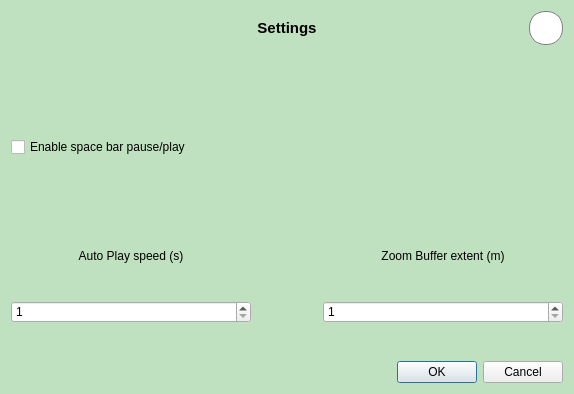
<?xml version="1.0" encoding="UTF-8"?>
<ui version="4.0">
 <class>FeatureNavigatorSettingsDialogBase</class>
 <widget class="QDialog" name="FeatureNavigatorSettingsDialogBase">
  <property name="windowModality">
   <enum>Qt::ApplicationModal</enum>
  </property>
  <property name="geometry">
   <rect>
    <x>0</x>
    <y>0</y>
    <width>574</width>
    <height>394</height>
   </rect>
  </property>
  <property name="sizePolicy">
   <sizepolicy hsizetype="Preferred" vsizetype="Preferred">
    <horstretch>0</horstretch>
    <verstretch>0</verstretch>
   </sizepolicy>
  </property>
  <property name="minimumSize">
   <size>
    <width>419</width>
    <height>237</height>
   </size>
  </property>
  <property name="maximumSize">
   <size>
    <width>524287</width>
    <height>524287</height>
   </size>
  </property>
  <property name="baseSize">
   <size>
    <width>0</width>
    <height>0</height>
   </size>
  </property>
  <property name="palette">
   <palette>
    <active>
     <colorrole role="Button">
      <brush brushstyle="SolidPattern">
       <color alpha="255">
        <red>192</red>
        <green>225</green>
        <blue>192</blue>
       </color>
      </brush>
     </colorrole>
     <colorrole role="Base">
      <brush brushstyle="SolidPattern">
       <color alpha="255">
        <red>192</red>
        <green>225</green>
        <blue>192</blue>
       </color>
      </brush>
     </colorrole>
     <colorrole role="Window">
      <brush brushstyle="SolidPattern">
       <color alpha="255">
        <red>192</red>
        <green>225</green>
        <blue>192</blue>
       </color>
      </brush>
     </colorrole>
    </active>
    <inactive>
     <colorrole role="Button">
      <brush brushstyle="SolidPattern">
       <color alpha="255">
        <red>192</red>
        <green>225</green>
        <blue>192</blue>
       </color>
      </brush>
     </colorrole>
     <colorrole role="Base">
      <brush brushstyle="SolidPattern">
       <color alpha="255">
        <red>192</red>
        <green>225</green>
        <blue>192</blue>
       </color>
      </brush>
     </colorrole>
     <colorrole role="Window">
      <brush brushstyle="SolidPattern">
       <color alpha="255">
        <red>192</red>
        <green>225</green>
        <blue>192</blue>
       </color>
      </brush>
     </colorrole>
    </inactive>
    <disabled>
     <colorrole role="Button">
      <brush brushstyle="SolidPattern">
       <color alpha="255">
        <red>192</red>
        <green>225</green>
        <blue>192</blue>
       </color>
      </brush>
     </colorrole>
     <colorrole role="Base">
      <brush brushstyle="SolidPattern">
       <color alpha="255">
        <red>192</red>
        <green>225</green>
        <blue>192</blue>
       </color>
      </brush>
     </colorrole>
     <colorrole role="Window">
      <brush brushstyle="SolidPattern">
       <color alpha="255">
        <red>192</red>
        <green>225</green>
        <blue>192</blue>
       </color>
      </brush>
     </colorrole>
    </disabled>
   </palette>
  </property>
  <property name="windowTitle">
   <string>Feature Navigator Settings</string>
  </property>
  <property name="styleSheet">
   <string notr="true">QDialog {
    background-color: #c0e1c0;
}</string>
  </property>
  <layout class="QGridLayout" name="gridLayout">
   <property name="sizeConstraint">
    <enum>QLayout::SetMinimumSize</enum>
   </property>
   <item row="0" column="0">
    <layout class="QGridLayout" name="gridLayout_2">
     <item row="6" column="5">
      <widget class="QSpinBox" name="bufferSpinBox">
       <property name="minimum">
        <number>1</number>
       </property>
       <property name="maximum">
        <number>999</number>
       </property>
      </widget>
     </item>
     <item row="5" column="0">
      <widget class="QLabel" name="speedLabel">
       <property name="text">
        <string>Auto Play speed (s)</string>
       </property>
       <property name="alignment">
        <set>Qt::AlignCenter</set>
       </property>
      </widget>
     </item>
     <item row="1" column="0">
      <spacer name="verticalSpacer_3">
       <property name="orientation">
        <enum>Qt::Vertical</enum>
       </property>
       <property name="sizeHint" stdset="0">
        <size>
         <width>20</width>
         <height>40</height>
        </size>
       </property>
      </spacer>
     </item>
     <item row="6" column="1">
      <spacer name="verticalSpacer">
       <property name="orientation">
        <enum>Qt::Vertical</enum>
       </property>
       <property name="sizeHint" stdset="0">
        <size>
         <width>20</width>
         <height>40</height>
        </size>
       </property>
      </spacer>
     </item>
     <item row="0" column="0">
      <spacer name="horizontalSpacer">
       <property name="orientation">
        <enum>Qt::Horizontal</enum>
       </property>
       <property name="sizeHint" stdset="0">
        <size>
         <width>40</width>
         <height>20</height>
        </size>
       </property>
      </spacer>
     </item>
     <item row="3" column="1">
      <spacer name="verticalSpacer_2">
       <property name="orientation">
        <enum>Qt::Vertical</enum>
       </property>
       <property name="sizeHint" stdset="0">
        <size>
         <width>20</width>
         <height>40</height>
        </size>
       </property>
      </spacer>
     </item>
     <item row="7" column="5">
      <widget class="QDialogButtonBox" name="buttonBox">
       <property name="standardButtons">
        <set>QDialogButtonBox::Cancel|QDialogButtonBox::Ok</set>
       </property>
      </widget>
     </item>
     <item row="6" column="0">
      <widget class="QSpinBox" name="speedSpinBox">
       <property name="minimum">
        <number>1</number>
       </property>
       <property name="maximum">
        <number>999</number>
       </property>
      </widget>
     </item>
     <item row="2" column="0">
      <widget class="QCheckBox" name="spacebarcheckBox">
       <property name="text">
        <string>Enable space bar pause/play</string>
       </property>
      </widget>
     </item>
     <item row="5" column="5">
      <widget class="QLabel" name="bufferLabel">
       <property name="text">
        <string>Zoom Buffer extent (m)</string>
       </property>
       <property name="alignment">
        <set>Qt::AlignCenter</set>
       </property>
      </widget>
     </item>
     <item row="0" column="1" alignment="Qt::AlignHCenter">
      <widget class="QLabel" name="label">
       <property name="font">
        <font>
         <pointsize>11</pointsize>
         <weight>75</weight>
         <bold>true</bold>
        </font>
       </property>
       <property name="text">
        <string>Settings</string>
       </property>
       <property name="alignment">
        <set>Qt::AlignCenter</set>
       </property>
      </widget>
     </item>
     <item row="0" column="5" alignment="Qt::AlignRight">
      <widget class="QPushButton" name="helpButton">
       <property name="sizePolicy">
        <sizepolicy hsizetype="Fixed" vsizetype="Fixed">
         <horstretch>0</horstretch>
         <verstretch>0</verstretch>
        </sizepolicy>
       </property>
       <property name="layoutDirection">
        <enum>Qt::LeftToRight</enum>
       </property>
       <property name="styleSheet">
        <string notr="true">QPushButton {
    border-radius: 16px;
    border: 1px solid gray;
    background-color: white;
    min-width: 32px;
    max-width: 32px;
    min-height: 32px;
    max-height: 32px;
    font-weight: bold;
}

QPushButton:hover {
    background-color: #e8f5e8;
}</string>
       </property>
       <property name="text">
        <string/>
       </property>
       <property name="icon">
        <iconset>
         <normaloff>icons/question_mark.png</normaloff>icons/question_mark.png</iconset>
       </property>
      </widget>
     </item>
    </layout>
   </item>
  </layout>
 </widget>
 <resources/>
 <connections/>
</ui>
